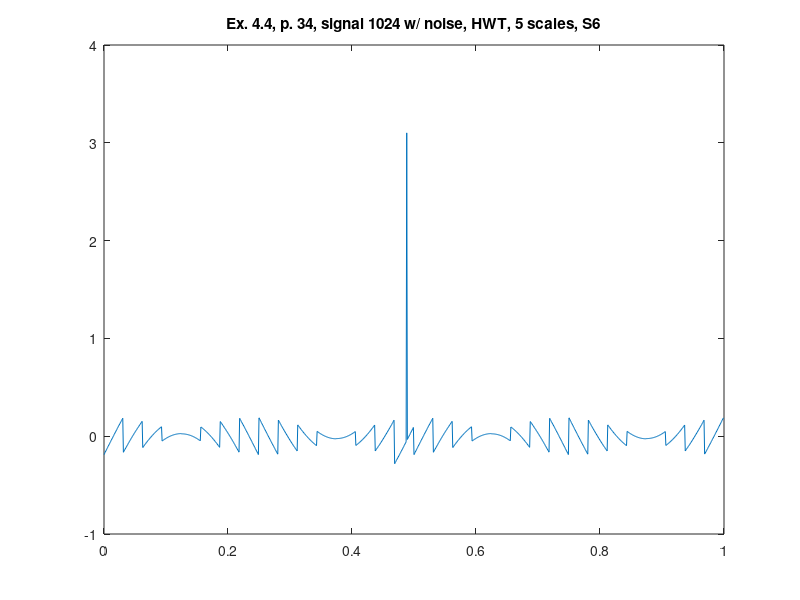

Source code (MATLAB):
%% ========================================================================
%% Programmatic octave notes on "Ripples in Mathematics" by A. Jensen
%% and A. la Cour-Harbo written with a deep gratitude to the authors for
%% this wonderful text. 
%% 
%% Reconstruction of graphs in ex 4.4, p.34, HWT, 5 scales, S6.
%%
%% Author: Vladimir Kulyukin
%% 
%% NB: I have tested this code in Octave 4.
%% =========================================================================
t = (1.0/1024)*[0:1023];

y_ex_4_4_1024_slow_var_removed_hwt_s6_p34 = [
-0.1878573174510975
-0.17558577916537757
-0.1633160889281852
-0.15105009450973866
-0.13878964312367947
-0.1265365811488889
-0.11429275385143006
-0.1020600051066576
-0.08984017712153688
-0.07763511015721443
-0.06544664225188129
-0.05327660894397132
-0.04112684299573574
-0.028999174117236043
-0.01689542869079627
-0.004817429495956538
0.0072330045650307595
0.019254058741121072
0.03124392270577231
0.04320079082957362
0.05512286245216638
0.06700834215341708
0.07885544002380088
0.09066237193395557
0.10242735980336484
0.1141486318681306
0.12582442294779403
0.13745297471116544
0.14903253594112256
0.16056136279833708
0.17203771908389062
0.18345987650074005
-0.16424780359850538
-0.15293919590254706
-0.1416899219586053
-0.130501675865958
-0.11937614253331308
-0.1083149974250675
-0.09731990630898862
-0.08639252500535516
-0.07553449913759752
-0.06474746388447244
-0.054033043733811126
-0.04339285223787759
-0.0328284917703735
-0.022341553285126214
-0.01193361607649801
-0.0016062475415486999
0.008638997056007014
0.018800574820017957
0.028876955454250175
0.0388666214928437
0.04876806852883819
0.05857980544073038
0.06830035461703166
0.07792825217879118
0.08746204820005032
0.09690030692619622
0.10624160699018159
0.11548454162657662
0.12462771888342317
0.13366976183185786
0.14260930877347167
0.15144501344537775
-0.11563305055808804
-0.1070090064608169
-0.0984927487931686
-0.09008556007222268
-0.08178870638967639
-0.07360343722117624
-0.06553098523815093
-0.05757256612217654
-0.049729378381898615
-0.04200260317254112
-0.03439340411802927
-0.02690292713575193
-0.019532300263990665
-0.012282633492040729
-0.0051550185930517856
0.001849471040389794
0.008729780557909739
0.01548487381020247
0.02211373350507151
0.0286153613606297
0.03498877825563662
0.0412330243769512
0.04734715936407585
0.053330262450771104
0.05918143260371944
0.06489978865821844
0.07048446945087983
0.07593463394931832
0.08124946137880784
0.08642815134588688
0.0914699239588952
0.09637401994542227
-0.049414213786415306
-0.044787665824486456
-0.0403009474629632
-0.035954734385127085
-0.03174968111468124
-0.027686420917180765
-0.02376556570466537
-0.019987705943508294
-0.01635341056549311
-0.012863226882136258
-0.009517680502262205
-0.006317275252849974
-0.0032624931031580706
-3.537940921419791E-4
0.002408383740826525
0.00502362442192561
0.007491534105528386
0.00981174113351424
0.011983896091239177
0.01400767186015639
0.01588276366707897
0.017608889130077965
0.019185788301007922
0.020613223704654016
0.021890980374494773
0.023018865885075956
0.023996710380988162
0.024824366602447134
0.02550170990747036
0.0260286382906475
0.026405072398502205
0.026630955541442458
0.024327489093275534
0.024252190932420037
0.024026307789479784
0.023649873681625078
0.02312294529844794
0.022445601993424713
0.02161794577196574
0.020640101276053535
0.019512215765472463
0.018234459095631594
0.0168070236919855
0.015230124521055544
0.013503999058056548
0.011628907251133969
0.009605131482216756
0.007432976524491819
0.0051127694965059645
0.0026448598129031886
2.9619131804103915E-5
-0.0027325587011642893
-0.005641257712180492
-0.008696039861872396
-0.011896445111284626
-0.015241991491158569
-0.01873217517451553
-0.022366470552530604
-0.02614433031368779
-0.030065185526203075
-0.03412844572370366
-0.038333498994149506
-0.04267971207198562
-0.04716643043350888
0.0943655522877529
0.08959987146652393
0.08469577547999685
0.07965400286698865
0.07447531289990961
0.06916048547042009
0.06371032097198137
0.05812564017932009
0.05240728412482121
0.04655611397187276
0.04057301088517762
0.034458875898052965
0.028214629776738276
0.021841212881731353
0.015339585026173386
0.008710725331304348
0.0019556320790115045
-0.004924677438508662
-0.01192916707195013
-0.019056781970939074
-0.0263064487428889
-0.033677075614650276
-0.041167552596927504
-0.04877675165143924
-0.05650352686079674
-0.06434671460107477
-0.07230513371704916
-0.08037758570007458
-0.08856285486857485
-0.09685970855112103
-0.10526689727206695
-0.11378315493971514
0.15003731557228184
0.14130678379470718
0.13247107912280132
0.12353153218118751
0.11448948923275282
0.10534631197590627
0.09610337733951091
0.08676207727552565
0.07732381854937975
0.06779002252812061
0.058162124966361195
0.04844157579005981
0.03862983887816773
0.02872839184217324
0.018738725803579714
0.008662345169347718
-0.0014992325946635576
-0.011744477192219382
-0.022071845727168582
-0.032479782935796786
-0.04296672142104396
-0.05353108188854805
-0.06417127338448159
-0.07488569353514285
-0.08567272878826787
-0.09653075465602551
-0.10745813595965886
-0.11845322707573819
-0.1295143721839837
-0.14063990551662858
-0.15182815160927582
-0.16307742555321758
0.18286725765258324
0.17150101923933106
0.16007886182248168
0.14860250553692814
0.13707367867971368
0.1254941174497566
0.11386556568638476
0.10218977460672138
0.09046850254195574
0.07870351467254652
0.06689658276239183
0.05504948489200803
0.043164005190757415
0.03124193356816468
0.019285065444363397
0.007295201479712188
-0.004725852696378041
-0.016776286757365755
-0.028854285952205433
-0.04095803137864518
-0.05308570025714485
-0.06523546620538037
-0.0774054995132903
-0.08959396741862341
-0.10179903438294582
-0.11401886236806649
-0.12625161111283892
-0.13849543841029816
-0.1507485003850887
-0.16300895177114783
-0.17527494618959433
-0.18754463642678665
0.18785731745109768
0.17558577916537765
0.1633160889281854
0.15105009450973883
0.1387896431236797
0.12653658114888922
0.11429275385143
0.10206000510665758
0.08984017712153691
0.07763511015721447
0.06544664225188135
0.05327660894397146
0.04112684299573588
0.028999174117236293
0.01689542869079652
0.00481742949595676
-0.007233004565030954
-0.019254058741121072
-0.031243922705772365
-0.04320079082957362
-0.055122862452166355
-0.067008342153417
-0.07885544002380074
-0.09066237193395543
-0.10242735980336459
-0.11414863186813029
-0.12582442294779372
-0.13745297471116558
-0.14903253594112253
-0.1605613627983371
-0.17203771908389065
-0.18345987650073992
0.1642478035985055
0.15293919590254718
0.14168992195860536
0.13050167586595823
0.11937614253331325
0.10831499742506784
0.0973199063089884
0.08639252500535505
0.07553449913759741
0.06474746388447244
0.05403304373381118
0.043392852237877644
0.03282849177037356
0.02234155328512638
0.011933616076498177
0.0016062475415489774
-0.008638997056006847
-0.018800574820018123
-0.02887695545425023
-0.038866621492843756
-0.04876806852883814
-0.058579805440730326
-0.0683003546170316
-0.07792825217879112
-0.08746204820005016
-0.09690030692619617
-0.10624160699018143
-0.11548454162657668
-0.12462771888342333
-0.13366976183185791
-0.14260930877347172
-0.1514450134453777
0.11563305055808815
0.10700900646081712
0.09849274879316883
0.0900855600722229
0.08178870638967672
0.07360343722117657
0.06553098523815137
0.05757256612217665
0.04972937838189895
0.04200260317254123
0.03439340411802971
0.026902927135752153
0.019532300263990554
0.01228263349204095
0.0051550185930517856
-0.001849471040389461
-0.008729780557909628
-0.015484873810202249
-0.02211373350507151
-0.028615361360629255
-0.0349887782556364
-0.041233024376950866
-0.04734715936407574
-0.053330262450771104
-0.05918143260371933
-0.06489978865821844
-0.0704844694508796
-0.07593463394931821
-0.08124946137880751
-0.08642815134588677
-0.09146992395889486
-0.09637401994542205
0.049414213786415764
0.0447876658244868
0.040300947462963324
0.03595473438512743
0.031749681114681474
0.027686420917181112
0.023765565704665606
0.01998770594350853
0.016353410565493456
0.012863226882136605
0.00951768050226244
0.006317275252850099
0.0032624931031583065
3.53794092142104E-4
-0.0024083837408261782
-0.005023624421925374
-0.007491534105528039
-0.009811741133514004
-0.01198389609123883
-0.014007671860156043
-0.015882763667078623
-0.01760888913007773
-0.019185788301007797
-0.02061322370465378
-0.021890980374494648
-0.02301886588507572
-0.023996710380987926
-0.0248243666024469
-0.025501709907470124
-0.026028638290647152
-0.02640507239850197
-0.026630955541442222
-0.024327489093275357
-0.02425219093241986
-0.024026307789479607
-0.0236498736816249
-0.023122945298447762
-0.022445601993424536
-0.021617945771965564
-0.020640101276053358
-0.019512215765472286
-0.018234459095631417
-0.016807023691985435
-0.015230124521055367
-0.01350399905805626
-0.011628907251133792
-0.009605131482216579
-0.007432976524491753
-0.0051127694965057875
-0.0026448598129031227
-2.9619131803926974E-5
0.0027325587011643553
0.005641257712180669
0.00869603986187235
0.011896445111284692
0.015241991491158857
0.018732175174515708
0.022366470552530892
0.026144330313687857
0.030065185526203363
0.03412844572370373
0.03833349899414969
0.04267971207198558
0.04716643043350906
-0.09436555228775273
-0.08959987146652398
-0.08469577547999668
-0.0796540028669886
-0.07447531289990944
-0.06916048547042014
-0.06371032097198143
-0.05812564017932026
-0.05240728412482115
-0.04655611397187304
-0.04057301088517756
-0.03445887589805269
-0.02821462977673833
-0.021841212881731187
-0.01533958502617333
-0.00871072533130407
-0.00195563207901156
0.004924677438508607
0.011929167071949964
0.01905678197093902
0.026306448742888622
0.03367707561465022
0.04116755259692778
0.04877675165143919
0.056503526860797015
0.06434671460107472
0.07230513371704933
0.0803775857000742
0.08856285486857479
0.09685970855112075
0.1052668972720669
0.11378315493971486
-0.15003731557228167
-0.14130678379470668
-0.13247107912280115
-0.12353153218118701
-0.11448948923275265
-0.10534631197590577
-0.09610337733951108
-0.08676207727552548
-0.07732381854937992
-0.06779002252812044
-0.05816212496636136
-0.04844157579005964
-0.03862983887816723
-0.028728391842173073
-0.018738725803579215
-0.008662345169347552
0.0014992325946638352
0.011744477192219216
0.02207184572716875
0.03247978293579662
0.04296672142104413
0.05353108188854788
0.06417127338448175
0.07488569353514335
0.0856727287882681
0.09653075465602606
0.10745813595965908
0.1184532270757383
0.12951437218398348
0.1406399055166287
0.1518281516092756
0.16307742555321775
-0.2812025849793136
-0.26983634656606104
-0.2584141891492112
-0.2469378328636581
-0.2354090060064432
-0.22382944477648659
-0.21220089301311473
-0.20052510193345185
-0.1888038298686857
-0.17703884199927689
-0.16523191008912186
-0.15338481221873768
-0.14149933251748736
-0.1295772608948942
-0.11762039277109337
-0.10563052880644175
-0.09360947463035196
-0.08155904056936425
-0.06948104137452493
-0.05737729594808483
3.1014808473857767
-0.03309986112134966
-0.020929827813439217
-0.008741359908106539
0.0034637070562162364
0.01568353504133646
0.02791628378610933
0.04016011108356776
0.052413173058358686
0.06467362444441738
0.07693961886286438
0.0892093091000562
-0.18785731745109735
-0.175585779165377
-0.16331608892818528
-0.15105009450973816
-0.13878964312367947
-0.12653658114888855
-0.11429275385143023
-0.10206000510665736
-0.08984017712153713
-0.07763511015721436
-0.06544664225188157
-0.05327660894397113
-0.04112684299573521
-0.02899917411723596
-0.016895428690795855
-0.004817429495956649
0.007233004565031065
0.01925405874112096
0.031243922705772587
0.04320079082957351
0.055122862452166466
0.06700834215341667
0.07885544002380085
0.0906623719339561
0.10242735980336493
0.11414863186813085
0.12582442294779383
0.1374529747111657
0.14903253594112242
0.16056136279833733
0.17203771908389043
0.18345987650074025
-0.16424780359850488
-0.15293919590254723
-0.14168992195860497
-0.13050167586595807
-0.11937614253331286
-0.10831499742506767
-0.09731990630898846
-0.08639252500535544
-0.07553449913759747
-0.06474746388447272
-0.054033043733811015
-0.043392852237877255
-0.03282849177037339
-0.02234155328512588
-0.01193361607649801
-0.0016062475415485888
0.008638997056006792
0.01880057482001818
0.028876955454249842
0.0388666214928437
0.04876806852883786
0.05857980544073027
0.06830035461703199
0.07792825217879118
0.08746204820005055
0.09690030692619622
0.1062416069901817
0.1154845416265764
0.1246277188834235
0.13366976183185764
0.1426093087734719
0.1514450134453773
-0.11563305055808826
-0.1070090064608169
-0.09849274879316905
-0.09008556007222301
-0.08178870638967695
-0.07360343722117646
-0.06553098523815137
-0.05757256612217687
-0.04972937838189928
-0.04200260317254134
-0.034393404118029824
-0.026902927135752375
-0.019532300263990887
-0.012282633492041173
-0.005155018593052008
0.00184947104038935
0.008729780557909628
0.015484873810202027
0.022113733505071398
0.028615361360629032
0.03498877825563618
0.041233024376950755
0.04734715936407552
0.05333026245077077
0.05918143260371922
0.06489978865821833
0.0704844694508795
0.0759346339493181
0.08124946137880729
0.08642815134588666
0.09146992395889475
0.09637401994542194
-0.04941421378641553
-0.04478766582448657
-0.0403009474629632
-0.03595473438512742
-0.03174968111468135
-0.027686420917180987
-0.02376556570466537
-0.019987705943508294
-0.01635341056549322
-0.01286322688213648
-0.009517680502262094
-0.006317275252849752
-0.0032624931031581816
-3.537940921418681E-4
0.002408383740826414
0.005023624421925499
0.007491534105528386
0.009811741133514351
0.011983896091239066
0.014007671860156279
0.01588276366707886
0.017608889130077854
0.019185788301008033
0.020613223704653905
0.021890980374494884
0.023018865885075845
0.023996710380988162
0.024824366602447023
0.02550170990747036
0.026028638290647388
0.026405072398502094
0.02663095554144257
0.024327489093275423
0.024252190932420037
0.024026307789479562
0.023649873681624856
0.023122945298447828
0.02244560199342449
0.02161794577196563
0.020640101276053313
0.01951221576547235
0.018234459095631594
0.0168070236919855
0.015230124521055544
0.013503999058056548
0.011628907251133747
0.009605131482216533
0.007432976524491819
0.0051127694965060755
0.0026448598129029666
2.961913180388187E-5
-0.0027325587011641783
-0.00564125771218027
-0.008696039861872507
-0.011896445111284626
-0.015241991491158569
-0.018732175174515975
-0.022366470552530826
-0.02614433031368768
-0.030065185526203075
-0.03412844572370388
-0.038333498994149506
-0.04267971207198529
-0.04716643043350843
0.0943655522877529
0.08959987146652404
0.08469577547999707
0.07965400286698832
0.07447531289990961
0.0691604854704202
0.06371032097198182
0.05812564017931998
0.05240728412482132
0.04655611397187309
0.040573010885178284
0.034458875898052854
0.028214629776738498
0.021841212881731797
0.015339585026173053
0.008710725331304126
0.0019556320790117265
-0.004924677438507885
-0.011929167071950353
-0.019056781970938852
-0.026306448742888566
-0.03367707561464961
-0.041167552596927504
-0.04877675165143902
-0.056503526860796294
-0.06434671460107522
-0.07230513371704927
-0.08037758570007414
-0.08856285486857418
-0.09685970855112114
-0.10526689727206673
-0.11378315493971458
0.1500373155722825
0.14130678379470685
0.13247107912280143
0.12353153218118784
0.11448948923275215
0.10534631197590594
0.09610337733951124
0.08676207727552643
0.07732381854937942
0.06779002252812072
0.05816212496636175
0.048441575790059366
0.0386298388781674
0.02872839184217324
0.018738725803580047
0.008662345169347052
-0.0014992325946636686
-0.01174447719221905
-0.022071845727167583
-0.03247978293579723
-0.04296672142104385
-0.053531081888547716
-0.06417127338448236
-0.07488569353514318
-0.08567272878826793
-0.09653075465602501
-0.10745813595965958
-0.11845322707573813
-0.12951437218398332
-0.14063990551662764
-0.1518281516092761
-0.16307742555321747
0.1828672576525836
0.17150101923933025
0.16007886182248132
0.14860250553692822
0.13707367867971398
0.1254941174497557
0.11386556568638473
0.10218977460672174
0.09046850254195649
0.0787035146725461
0.06689658276239174
0.05504948489200845
0.04316400519075647
0.031241933568164182
0.01928506544436326
0.007295201479712521
-0.004725852696378929
-0.016776286757365755
-0.02885428595220496
-0.0409580313786444
-0.05308570025714521
-0.06523546620538045
-0.07740549951328979
-0.08959396741862435
-0.10179903438294624
-0.11401886236806646
-0.12625161111283845
-0.13849543841029854
-0.15074850038508858
-0.16300895177114727
-0.1752749461895935
-0.1875446364267872
0.18785731745109743
0.175585779165378
0.16331608892818433
0.15105009450973828
0.13878964312367958
0.12653658114888952
0.11429275385142938
0.1020600051066574
0.08984017712153718
0.07763511015721519
0.06544664225188078
0.053276608943971265
0.041126842995736185
0.02899917411723521
0.01689542869079591
0.004817429495956649
-0.007233004565030177
-0.01925405874112171
-0.031243922705772503
-0.04320079082957334
-0.05512286245216563
-0.06700834215341755
-0.0788554400238009
-0.09066237193395515
-0.10242735980336565
-0.1141486318681309
-0.12582442294779383
-0.13745297471116485
-0.1490325359411232
-0.16056136279833727
-0.17203771908389037
-0.1834598765007393
0.16424780359850488
0.152939195902547
0.1416899219586057
0.13050167586595718
0.11937614253331275
0.10831499742506762
0.09731990630898907
0.08639252500535449
0.0755344991375973
0.06474746388447261
0.05403304373381179
0.043392852237877144
0.03282849177037339
0.02234155328512666
0.011933616076497233
0.0016062475415483668
-0.008638997056007014
-0.018800574820017513
-0.02887695545425073
-0.03886662149284392
-0.04876806852883797
-0.058579805440729826
-0.0683003546170321
-0.07792825217879129
-0.0874620482000501
-0.096900306926197
-0.10624160699018192
-0.11548454162657662
-0.12462771888342283
-0.1336697618318584
-0.142609308773472
-0.15144501344537753
0.11563305055808748
0.10700900646081679
0.09849274879316883
0.09008556007222324
0.08178870638967606
0.07360343722117613
0.06553098523815126
0.057572566122177204
0.04972937838189828
0.04200260317254112
0.0343934041180296
0.026902927135751598
0.019532300263990443
0.01228263349204084
0.00515501859305223
-0.001849471040390016
-0.008729780557909739
-0.015484873810202249
-0.022113733505071065
-0.02861536136062981
-0.03498877825563651
-0.041233024376950866
-0.0473471593640763
-0.053330262450771215
-0.05918143260371944
-0.0648997886582181
-0.07048446945088005
-0.07593463394931832
-0.08124946137880762
-0.08642815134588655
-0.0914699239588953
-0.09637401994542216
0.04941421378641564
0.044787665824486345
0.0403009474629632
0.03595473438512731
0.03174968111468157
0.027686420917180654
0.02376556570466548
0.019987705943508405
0.016353410565493554
0.012863226882136258
0.009517680502262316
0.006317275252850196
0.0032624931031579596
3.537940921418681E-4
-0.002408383740826414
-0.005023624421925388
-0.007491534105528497
-0.00981174113351424
-0.011983896091239066
-0.014007671860156168
-0.01588276366707897
-0.017608889130077965
-0.01918578830100781
-0.020613223704654016
-0.021890980374494884
-0.023018865885075956
-0.02399671038098805
-0.024824366602447134
-0.02550170990747036
-0.026028638290647388
-0.026405072398502094
-0.026630955541442458
-0.024327489093275423
-0.024252190932419926
-0.024026307789479673
-0.023649873681624967
-0.023122945298447828
-0.022445601993424713
-0.02161794577196563
-0.020640101276053424
-0.01951221576547235
-0.018234459095631594
-0.01680702369198539
-0.015230124521055544
-0.013503999058056548
-0.011628907251133747
-0.009605131482216644
-0.007432976524491819
-0.0051127694965060755
-0.0026448598129029666
-2.9619131803992893E-5
0.0027325587011642893
0.00564125771218027
0.008696039861872507
0.011896445111284626
0.015241991491158458
0.018732175174515753
0.022366470552530715
0.02614433031368768
0.030065185526202853
0.03412844572370388
0.038333498994149506
0.0426797120719854
0.047166430433508544
-0.09436555228775279
-0.08959987146652393
-0.08469577547999707
-0.07965400286698832
-0.0744753128999095
-0.0691604854704202
-0.06371032097198193
-0.05812564017931998
-0.05240728412482121
-0.04655611397187309
-0.04057301088517817
-0.03445887589805274
-0.028214629776738387
-0.021841212881731686
-0.015339585026172942
-0.008710725331304237
-0.0019556320790116155
0.004924677438507996
0.011929167071950353
0.019056781970938963
0.026306448742888566
0.03367707561464961
0.041167552596927615
0.04877675165143913
0.056503526860796405
0.06434671460107522
0.07230513371704927
0.08037758570007425
0.08856285486857407
0.09685970855112125
0.10526689727206684
0.11378315493971469
-0.1500373155722825
-0.14130678379470696
-0.13247107912280132
-0.12353153218118784
-0.11448948923275226
-0.10534631197590594
-0.09610337733951135
-0.08676207727552643
-0.07732381854937953
-0.06779002252812072
-0.05816212496636153
-0.048441575790059255
-0.0386298388781674
-0.02872839184217335
-0.01873872580358016
-0.008662345169347052
0.0014992325946635576
0.011744477192218938
0.022071845727167694
0.03247978293579712
0.04296672142104385
0.053531081888547605
0.06417127338448225
0.07488569353514313
0.08567272878826782
0.09653075465602501
0.10745813595965953
0.11845322707573808
0.1295143721839832
0.14063990551662764
0.15182815160927615
0.16307742555321747
-0.18286725765258366
-0.17150101923933025
-0.16007886182248132
-0.14860250553692816
-0.1370736786797141
-0.1254941174497558
-0.11386556568638478
-0.10218977460672185
-0.0904685025419566
-0.0787035146725461
-0.06689658276239185
-0.055049484892008504
-0.04316400519075658
-0.031241933568164293
-0.019285065444363453
-0.007295201479712687
0.004725852696378874
0.0167762867573657
0.02885428595220496
0.04095803137864426
0.05308570025714521
0.06523546620538032
0.0774054995132898
0.08959396741862423
0.1017990343829462
0.11401886236806642
0.1262516111128384
0.13849543841029854
0.15074850038508864
0.16300895177114733
0.17527494618959338
0.18754463642678704
];

figure;
plot(t, y_ex_4_4_1024_slow_var_removed_hwt_s6_p34);
xlim([0 1]);
title('Ex. 4.4, p. 34, signal 1024 w/ noise, HWT, 5 scales, S6');
